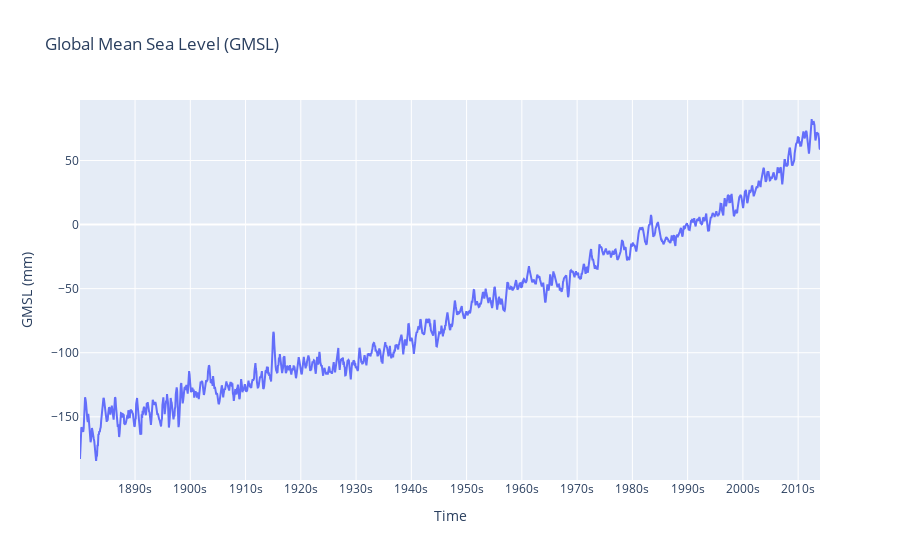

Notebook source saved alongside this figure:
### Code cell
import pandas as pd
import plotly.graph_objects as go
from datetime import datetime

# Read the data into a Pandas DataFrame
data = pd.read_csv('../data/sea_levels_2015.csv')

# Convert the 'Time' column to datetime format
data['Time'] = pd.to_datetime(data['Time'], format='%Y-%m-%d')

# Set the 'Time' column as the index
data = data.set_index('Time')

# Create the time series plot
fig = go.Figure()
fig.add_trace(go.Scatter(x=data.index, y=data['GMSL'], mode='lines'))

# Customize the plot
fig.update_layout(
    title='Global Mean Sea Level (GMSL)',
    xaxis_title='Time',
    yaxis_title='GMSL (mm)',
    xaxis=dict(
        tickmode='array',
        tickvals=[datetime(year, 1, 1) for year in range(1870, 2021, 10)],
        ticktext=[str(year)[:4] + 's' for year in range(1870, 2021, 10)]
    )
)

# Show the plot
fig.show()

### Figure 1 — Plotly figure (JSON) as saved in the notebook; plotly's stock layout.template omitted (floating-point values rounded to 4 significant figures; data arrays with more than 128 entries replaced by an {"elided": "..."} marker saying what was removed)
{"data": [{"mode": "lines", "type": "scatter", "x": {"elided": "1608 str values"}, "y": {"elided": "1608 float values"}}], "layout": {"title": {"text": "Global Mean Sea Level (GMSL)"}, "xaxis": {"tickmode": "array", "ticktext": ["1870s", "1880s", "1890s", "1900s", "1910s", "1920s", "1930s", "1940s", "1950s", "1960s", "1970s", "1980s", "1990s", "2000s", "2010s", "2020s"], "tickvals": ["1870-01-01T00:00:00", "1880-01-01T00:00:00", "1890-01-01T00:00:00", "1900-01-01T00:00:00", "1910-01-01T00:00:00", "1920-01-01T00:00:00", "1930-01-01T00:00:00", "1940-01-01T00:00:00", "1950-01-01T00:00:00", "1960-01-01T00:00:00", "1970-01-01T00:00:00", "1980-01-01T00:00:00", "1990-01-01T00:00:00", "2000-01-01T00:00:00", "2010-01-01T00:00:00", "2020-01-01T00:00:00"], "title": {"text": "Time"}}, "yaxis": {"title": {"text": "GMSL (mm)"}}}}
